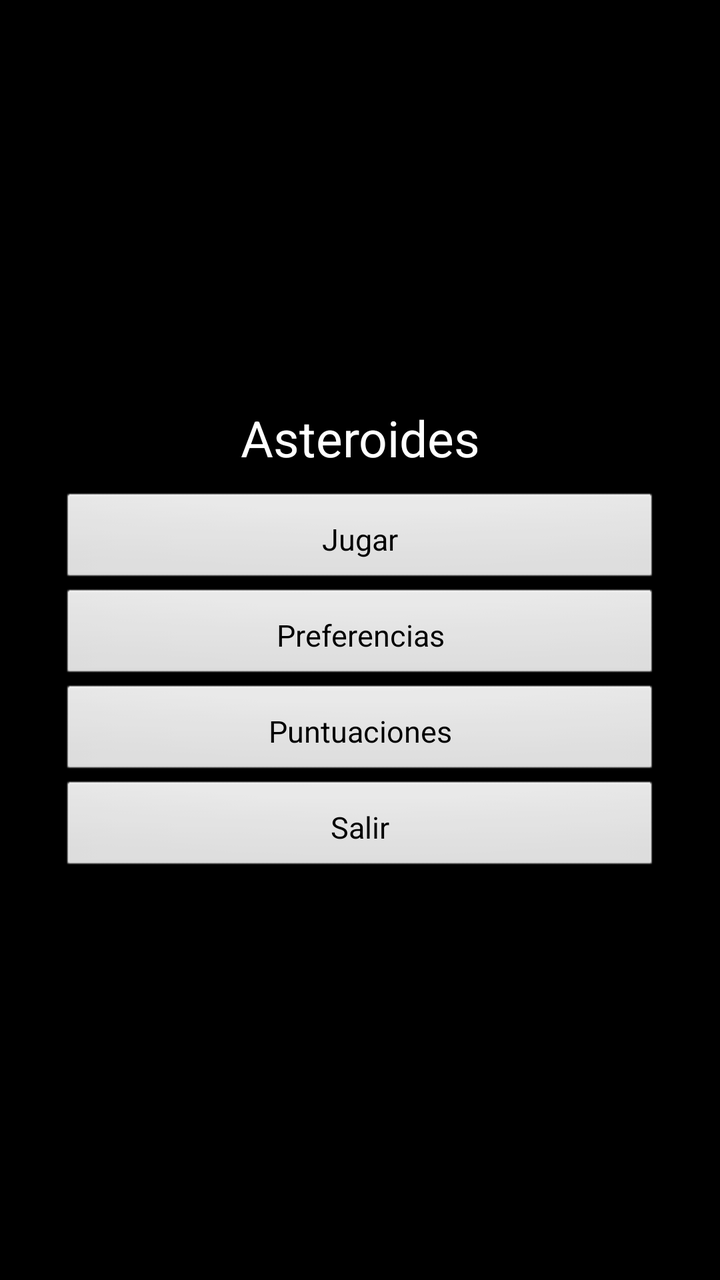
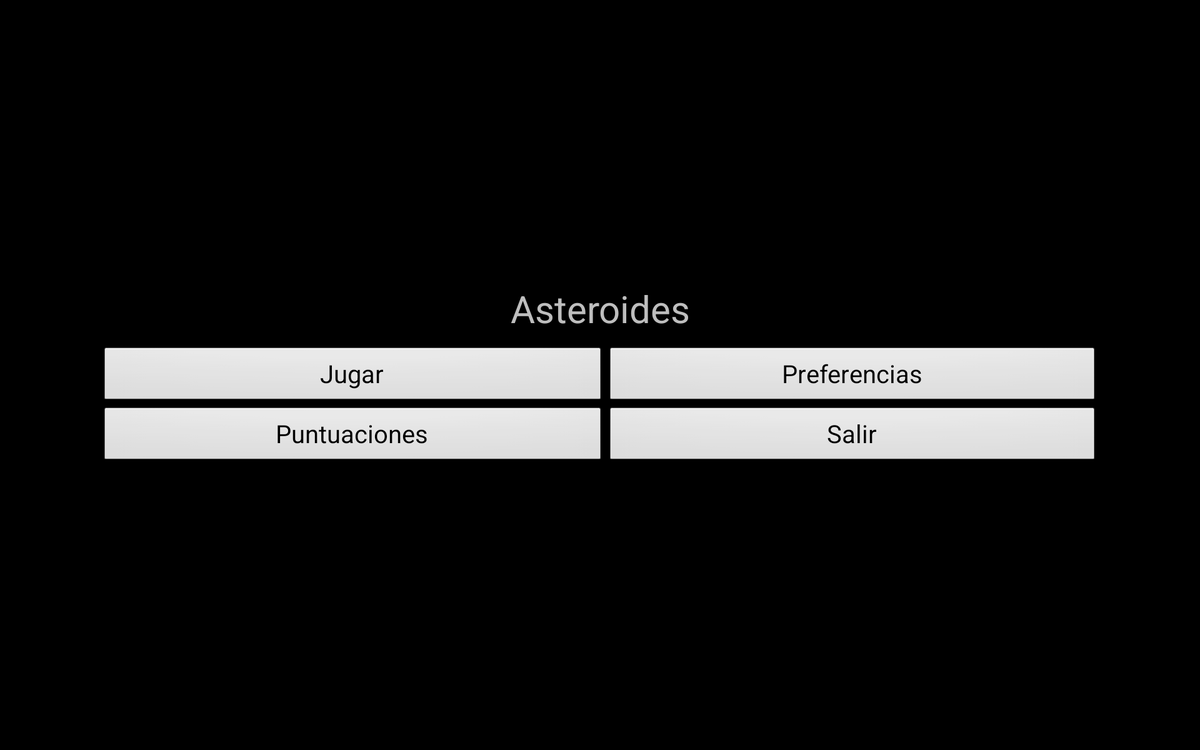

Two renders of one Android screen. The first uses the default layout on a phone; the second uses the alternative layout the repository ships for a different screen configuration, on a matching device. The two XML files are below.
<!-- AndroidManifest.xml: application theme TemaAsteroides -->
<!-- res/layout/main.xml -->
<LinearLayout xmlns:android="http://schemas.android.com/apk/res/android"
    xmlns:tools="http://schemas.android.com/tools"
    android:layout_width="match_parent"
    android:layout_height="match_parent"
    android:gravity="center"
    android:orientation="vertical"
    android:padding="30dip"
    tools:context=".Asteroides" >

    <Button
        android:id="@+id/textView1"
        style="@style/TextoAsteroides"
        android:layout_marginBottom="10dip"
        android:text="@string/app_name"
        android:textColor="@android:color/white"
        android:background="@android:color/black" />

    <Button
        android:id="@+id/button1"
        style="@style/TextoAsteroides.Botones"
        android:text="@string/jugar"
        android:onClick="lanzaJuego" />

    <Button
        android:id="@+id/button5"
        style="@style/TextoAsteroides.Botones"
        android:onClick="lanzarPreferencias"
        android:text="@string/preferencias" />

    <Button
        android:id="@+id/button6"
        style="@style/TextoAsteroides.Botones"
        android:onClick="lanzarPuntuaciones"
        android:text="@string/puntuaciones" />

    <Button
        android:id="@+id/button4"
        style="@style/TextoAsteroides.Botones"
        android:text="@string/salir" />

</LinearLayout>
<!-- resources referenced by this layout -->
<resources>
  <string name="app_name">Asteroides</string>
  <string name="jugar">Jugar</string>
  <string name="preferencias">Preferencias</string>
  <string name="puntuaciones">Puntuaciones</string>
  <string name="salir">Salir</string>
  <style name="TextoAsteroides">
          <item name="android:layout_width">wrap_content</item>
          <item name="android:layout_height">wrap_content</item>
          <item name="android:layout_gravity">center_horizontal</item>
          <item name="android:textSize">25sp</item>
      </style>
  <style name="TextoAsteroides.Botones">
          <item name="android:layout_width">match_parent</item>
          <item name="android:padding">5dip</item>
          <item name="android:textSize">15sp</item>
      </style>
  <style name="TemaAsteroides" parent="@android:style/Theme.NoTitleBar">
      </style>
</resources>
<!-- res/layout-large-land/main.xml (the repository's variant of the layout above) -->
<!-- drawn on a 7-inch tablet turned sideways -->
<LinearLayout xmlns:android="http://schemas.android.com/apk/res/android"
    xmlns:tools="http://schemas.android.com/tools"
    android:layout_width="match_parent"
    android:layout_height="match_parent"
    android:gravity="center"
    android:orientation="vertical"
    android:padding="80dip"
    tools:context=".Localizacion" >

    <TextView
        android:id="@+id/textView1"
        android:layout_width="fill_parent"
        android:layout_height="wrap_content"
        android:layout_marginBottom="10dip"
        android:gravity="center"
        android:text="@string/app_name"
        android:textSize="30sp" />

    <TableLayout
        android:layout_width="wrap_content"
        android:layout_height="wrap_content"
        android:gravity="center"
        android:stretchColumns="*" >

        <TableRow
            android:id="@+id/tableRow1"
            android:layout_width="wrap_content"
            android:layout_height="wrap_content" >

            <Button
                android:id="@+id/button1"
                android:layout_width="match_parent"
                android:layout_height="wrap_content"
                android:text="@string/jugar"
                android:textSize="20sp" />

            <Button
                android:id="@+id/button2"
                android:layout_width="match_parent"
                android:layout_height="wrap_content"
                android:text="@string/preferencias" 
                android:textSize="20sp"
                android:onClick="lanzarPreferencias"/>

        </TableRow>

        <TableRow
            android:id="@+id/tableRow2"
            android:layout_width="wrap_content"
            android:layout_height="wrap_content" >

            <Button
                android:id="@+id/button6"
                android:layout_width="match_parent"
                android:layout_height="wrap_content"
                android:onClick="lanzarPuntuaciones"
                android:text="@string/puntuaciones"  
                android:textSize="20sp"/>

            <Button
                android:id="@+id/button4"
                android:layout_width="match_parent"
                android:layout_height="wrap_content"
                android:text="@string/salir" 
                android:textSize="20sp"/>

        </TableRow>
    </TableLayout>

</LinearLayout>
<!-- resources referenced by the variant -->
<!-- as a 7-inch tablet turned sideways resolves them -->
<resources>
  <string name="app_name">Asteroides</string>
  <string name="jugar">Jugar</string>
  <string name="preferencias">Preferencias</string>
  <string name="puntuaciones">Puntuaciones</string>
  <string name="salir">Salir</string>
  <style name="TemaAsteroides" parent="@android:style/Theme.NoTitleBar">
      </style>
</resources>
